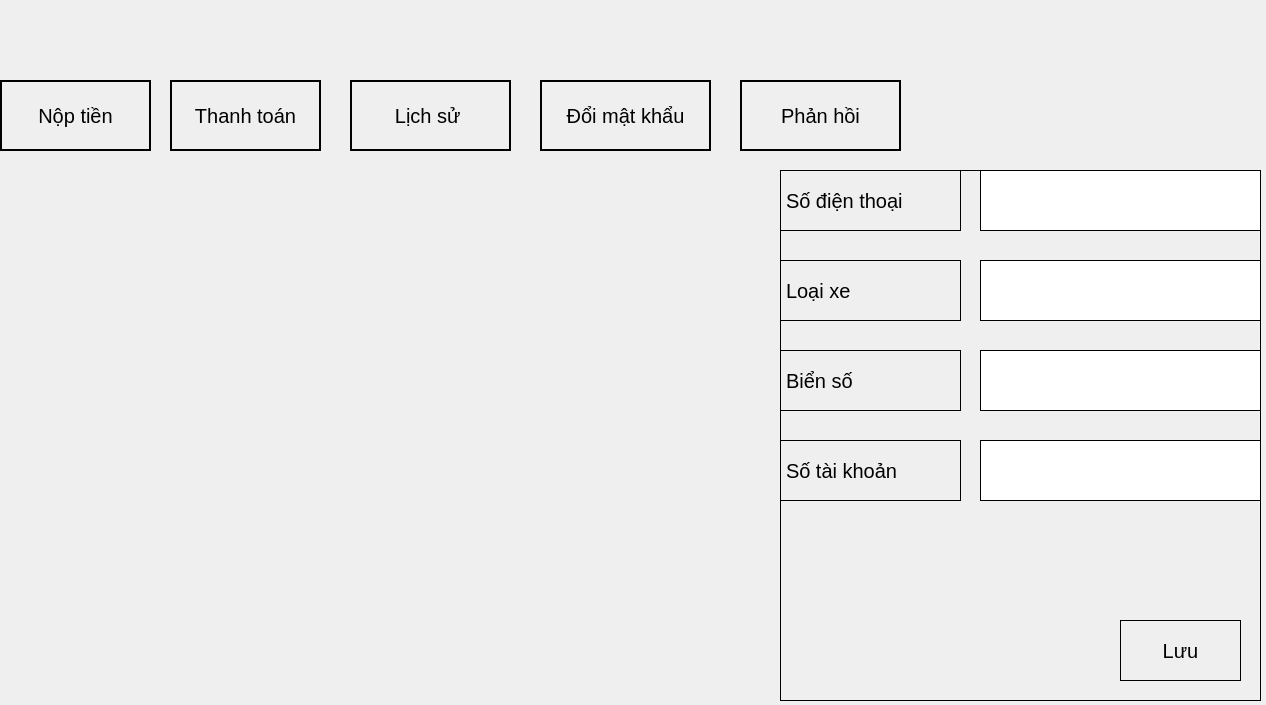
<?xml version="1.0" encoding="UTF-8"?>
<ui version="4.0">
 <class>Giaodiennguoidung</class>
 <widget class="QDialog" name="Giaodiennguoidung">
  <property name="geometry">
   <rect>
    <x>0</x>
    <y>0</y>
    <width>1266</width>
    <height>705</height>
   </rect>
  </property>
  <property name="windowTitle">
   <string>Dialog</string>
  </property>
  <widget class="QFrame" name="frame">
   <property name="geometry">
    <rect>
     <x>780</x>
     <y>170</y>
     <width>481</width>
     <height>531</height>
    </rect>
   </property>
   <property name="styleSheet">
    <string notr="true">border: 1px solid black</string>
   </property>
   <property name="frameShape">
    <enum>QFrame::StyledPanel</enum>
   </property>
   <property name="frameShadow">
    <enum>QFrame::Raised</enum>
   </property>
   <widget class="QLabel" name="label_4">
    <property name="geometry">
     <rect>
      <x>0</x>
      <y>0</y>
      <width>181</width>
      <height>61</height>
     </rect>
    </property>
    <property name="font">
     <font>
      <pointsize>15</pointsize>
     </font>
    </property>
    <property name="text">
     <string>Số điện thoại</string>
    </property>
   </widget>
   <widget class="QLabel" name="label_5">
    <property name="geometry">
     <rect>
      <x>0</x>
      <y>90</y>
      <width>181</width>
      <height>61</height>
     </rect>
    </property>
    <property name="font">
     <font>
      <pointsize>15</pointsize>
     </font>
    </property>
    <property name="text">
     <string>Loại xe</string>
    </property>
   </widget>
   <widget class="QLabel" name="label_6">
    <property name="geometry">
     <rect>
      <x>0</x>
      <y>180</y>
      <width>181</width>
      <height>61</height>
     </rect>
    </property>
    <property name="font">
     <font>
      <pointsize>15</pointsize>
     </font>
    </property>
    <property name="text">
     <string>Biển số</string>
    </property>
   </widget>
   <widget class="QPushButton" name="buttonluu">
    <property name="geometry">
     <rect>
      <x>340</x>
      <y>450</y>
      <width>121</width>
      <height>61</height>
     </rect>
    </property>
    <property name="font">
     <font>
      <pointsize>15</pointsize>
     </font>
    </property>
    <property name="text">
     <string>Lưu</string>
    </property>
   </widget>
   <widget class="QLineEdit" name="linesdt">
    <property name="geometry">
     <rect>
      <x>200</x>
      <y>0</y>
      <width>281</width>
      <height>61</height>
     </rect>
    </property>
    <property name="font">
     <font>
      <pointsize>15</pointsize>
     </font>
    </property>
   </widget>
   <widget class="QLineEdit" name="lineloaixe">
    <property name="geometry">
     <rect>
      <x>200</x>
      <y>90</y>
      <width>281</width>
      <height>61</height>
     </rect>
    </property>
    <property name="font">
     <font>
      <pointsize>15</pointsize>
     </font>
    </property>
   </widget>
   <widget class="QLineEdit" name="linebienso">
    <property name="geometry">
     <rect>
      <x>200</x>
      <y>180</y>
      <width>281</width>
      <height>61</height>
     </rect>
    </property>
    <property name="font">
     <font>
      <pointsize>15</pointsize>
     </font>
    </property>
   </widget>
   <widget class="QLabel" name="label_2">
    <property name="geometry">
     <rect>
      <x>0</x>
      <y>270</y>
      <width>181</width>
      <height>61</height>
     </rect>
    </property>
    <property name="font">
     <font>
      <pointsize>15</pointsize>
     </font>
    </property>
    <property name="text">
     <string>Số tài khoản</string>
    </property>
   </widget>
   <widget class="QLineEdit" name="linestk">
    <property name="geometry">
     <rect>
      <x>200</x>
      <y>270</y>
      <width>281</width>
      <height>61</height>
     </rect>
    </property>
    <property name="font">
     <font>
      <pointsize>15</pointsize>
     </font>
    </property>
   </widget>
  </widget>
  <widget class="QLabel" name="lblTentk">
   <property name="geometry">
    <rect>
     <x>909</x>
     <y>0</y>
     <width>350</width>
     <height>41</height>
    </rect>
   </property>
   <property name="font">
    <font>
     <pointsize>15</pointsize>
    </font>
   </property>
   <property name="text">
    <string/>
   </property>
  </widget>
  <widget class="QLabel" name="label">
   <property name="geometry">
    <rect>
     <x>0</x>
     <y>170</y>
     <width>771</width>
     <height>531</height>
    </rect>
   </property>
   <property name="text">
    <string/>
   </property>
   <property name="pixmap">
    <pixmap>C:/Users/linh/Downloads/_8e5fb45b-1dc8-4d97-80b5-b82f1c30e904.png</pixmap>
   </property>
   <property name="scaledContents">
    <bool>true</bool>
   </property>
  </widget>
  <widget class="QLabel" name="llbtien">
   <property name="geometry">
    <rect>
     <x>909</x>
     <y>40</y>
     <width>350</width>
     <height>41</height>
    </rect>
   </property>
   <property name="font">
    <font>
     <pointsize>15</pointsize>
    </font>
   </property>
   <property name="text">
    <string/>
   </property>
  </widget>
  <widget class="QPushButton" name="buttonNtien">
   <property name="geometry">
    <rect>
     <x>0</x>
     <y>80</y>
     <width>151</width>
     <height>71</height>
    </rect>
   </property>
   <property name="font">
    <font>
     <pointsize>15</pointsize>
    </font>
   </property>
   <property name="styleSheet">
    <string notr="true">border: 2px solid black</string>
   </property>
   <property name="text">
    <string>Nộp tiền</string>
   </property>
  </widget>
  <widget class="QPushButton" name="buttonTtoan">
   <property name="geometry">
    <rect>
     <x>170</x>
     <y>80</y>
     <width>151</width>
     <height>71</height>
    </rect>
   </property>
   <property name="font">
    <font>
     <pointsize>15</pointsize>
    </font>
   </property>
   <property name="styleSheet">
    <string notr="true">border: 2px solid black</string>
   </property>
   <property name="text">
    <string>Thanh toán</string>
   </property>
  </widget>
  <widget class="QPushButton" name="ButtonLsu">
   <property name="geometry">
    <rect>
     <x>350</x>
     <y>80</y>
     <width>161</width>
     <height>71</height>
    </rect>
   </property>
   <property name="font">
    <font>
     <pointsize>15</pointsize>
    </font>
   </property>
   <property name="styleSheet">
    <string notr="true">border: 2px solid black</string>
   </property>
   <property name="text">
    <string>Lịch sử </string>
   </property>
  </widget>
  <widget class="QPushButton" name="pushButton">
   <property name="geometry">
    <rect>
     <x>540</x>
     <y>80</y>
     <width>171</width>
     <height>71</height>
    </rect>
   </property>
   <property name="font">
    <font>
     <pointsize>15</pointsize>
    </font>
   </property>
   <property name="styleSheet">
    <string notr="true">border: 2px solid black</string>
   </property>
   <property name="text">
    <string>Đổi mật khẩu</string>
   </property>
  </widget>
  <widget class="QPushButton" name="buttonPhanHoi">
   <property name="geometry">
    <rect>
     <x>740</x>
     <y>80</y>
     <width>161</width>
     <height>71</height>
    </rect>
   </property>
   <property name="font">
    <font>
     <pointsize>15</pointsize>
    </font>
   </property>
   <property name="styleSheet">
    <string notr="true">border: 2px solid black</string>
   </property>
   <property name="text">
    <string>Phản hồi</string>
   </property>
  </widget>
 </widget>
 <resources/>
 <connections/>
</ui>
